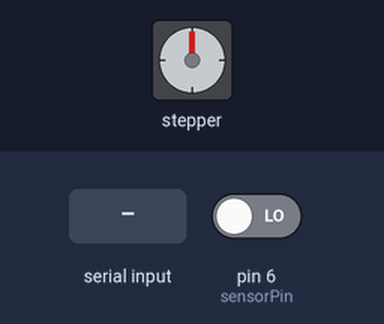
Bench run of a sketch on a simulated Arduino Uno, built with avr-gcc and run on an emulated ATmega328P. On the bench: stepper motor. The test bench sets the inputs (shaded band); at power-on: pin 6 (sensorPin) LOW. Stepper angles assume 200 steps per turn.

Above: at 1.2 s.
1.3 s: "1" received over Serial
At 1.45 s:
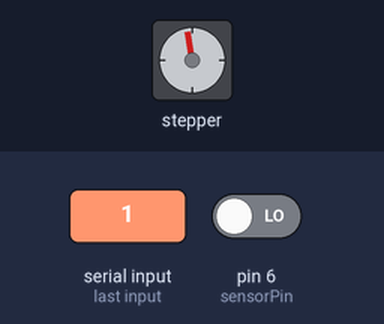
At 1.97 s:
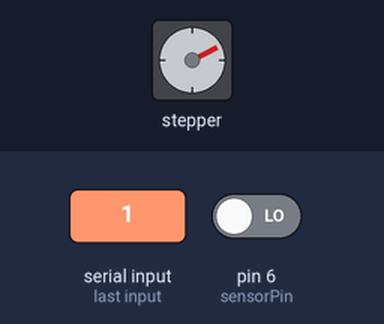
Timing chart, 0 to 4.3 s (numbered marks = the images above; inputs shaded):
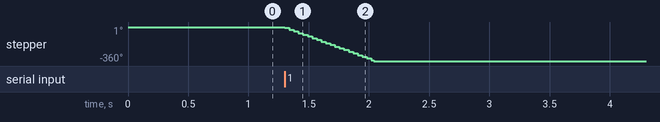

The sketch:

magne_dan_nema.ino
```cpp
#include <Stepper.h>

const int stepsPerRevolution = 200;  // Sesuaikan dengan jumlah langkah per putaran motor Anda
const int sensorPin = 6;  // Pin untuk sensor magnet
const int stepDelay = 0;  // Delay antar langkah dalam milidetik

// Inisialisasi library stepper pada pin 8 hingga 11
Stepper myStepper(stepsPerRevolution, 8, 9, 10, 11);

void setup() {
  // Start the serial communication
  myStepper.setSpeed(80);
  // Inisialisasi port serial
  Serial.begin(9600);
  // Inisialisasi sensor pin sebagai input
  pinMode(sensorPin, INPUT);  // Initialize serial communication at a baud rate of 9600
}

void loop() {
  // Check if data is available to read
  if (Serial.available() > 0) {
    // Read the incoming byte:
    int incomingByte = Serial.read();

    // Check if the incoming data is equal to 1
    if (incomingByte == '1') { // assuming '1' is sent as ASCII character
      // Perform the action when data equals 1
      myStepper.step(-200);
      // Add your action here
    }

    while(digitalRead(sensorPin)){
      myStepper.step(-1);
    }

  }


}
```

Measured:
- after the input at 1.3 s, stepper: turns 360° counter-clockwise in 0.74 s, starting at once
